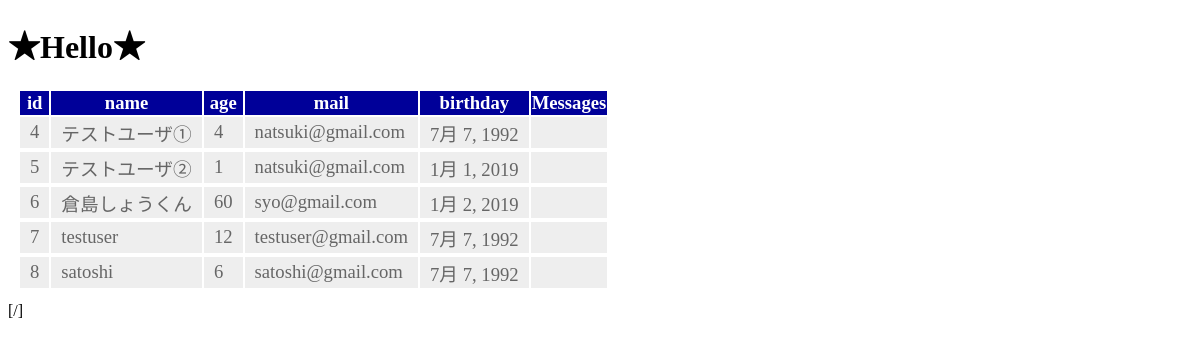
/hello/, run on the app's committed database.
### hello/models.py (models this page shows, shortened)
class Friend(models.Model):
    name = models.CharField(max_length=100)
    mail = models.EmailField(max_length=200)
    gender = models.BooleanField()
    age = models.IntegerField(default=0)
    birthday = models.DateField()

### hello/views.py (the view)
# urls.py: path('', views.index, name='index'),
def index (request):
    data = Friend.objects.all()
    params = {
            'title':'★Hello★',
            'data': data,
            }
    return render(request,'hello/index.html', params)

### hello-/templates/hello/index.html (shortened to what this page needs)
{% load static %}
<!doctype html>
<html lang="ja">
<head>
    <link rel="stylesheet" type="text/css"
        href="{% static 'hello/css/style.css' %}" />
</head>
<body>
    <h1>{{title}}</h1>
    <table>
        <tr>
            <th>id</th>
            <th>name</th>
            <th>age</th>
            <th>mail</th>
            <th>birthday</th>
            <th>Messages</th>
        </tr>
    {% for item in data %}
        <tr>
            <td>{{item.id}}</td>
            <td>{{item.name}}</td>
            <td>{{item.age}}</td>
            <td>{{item.mail}}</td>
            <td>{{item.birthday}}</td>
            <td></td>
        <tr>
    {% endfor %}
    </table>
    <div>
        <span class="current">
            [{{data.number}}/{{data.paginator.num_pages}}]
        </span>
    </div>
</body>
</html>

### hello/static/hello/css/style.css (style rules this page uses)
table { margin:10px; font-size:14pt; }
table tr th { background-color:#009; color:white; paddin:2px 10px; birder-size:2px; }
table tr td { background-color:#eee; color:#666; padding:2px 10px; birder-size:2px; }

### data on the page
Friend: id "4", name "テストユーザ①", age "4", mail "natsuki@gmail.com", birthday "7月 7, 1992"
Friend: id "5", name "テストユーザ②", age "1", mail "natsuki@gmail.com", birthday "1月 1, 2019"
Friend: id "6", name "倉島しょうくん", age "60", mail "syo@gmail.com", birthday "1月 2, 2019"
Friend: id "7", name "testuser", age "12", mail "testuser@gmail.com", birthday "7月 7, 1992"
Friend: id "8", name "satoshi", age "6", mail "satoshi@gmail.com", birthday "7月 7, 1992"

### other printed values
{{ title }} "★Hello★"
